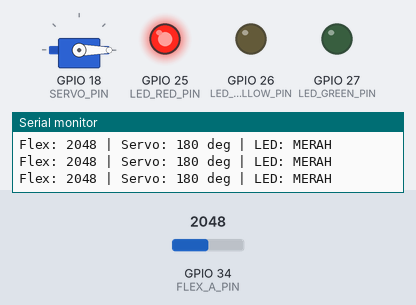
A program run on a simulated ESP32. Parts: servo, output pins drawn as LEDs (lit = HIGH), the last lines printed to the serial monitor. The inputs (shaded band) are chosen by the test bench; at power-on: GPIO 34 (FLEX_A_PIN) = 2048 (analog values on the 0–4095 scale).

Above: at 1.2 s.
1.3 s: GPIO 34 (FLEX_A_PIN) set to 2834
At 1.9 s:
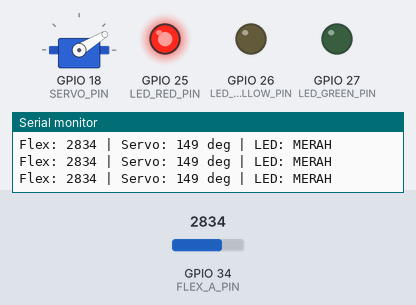
2.8 s: GPIO 34 (FLEX_A_PIN) set to 2911
At 3.2 s:
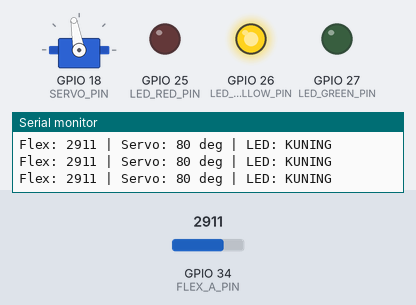
4.3 s: GPIO 34 (FLEX_A_PIN) set to 2989
At 5.5 s:
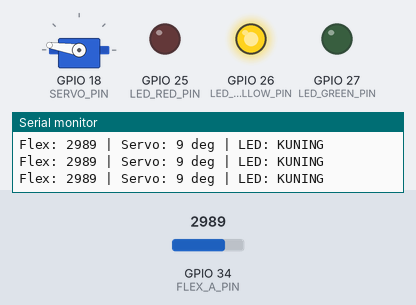
5.8 s: GPIO 34 (FLEX_A_PIN) set to 3603
At 6.9 s:
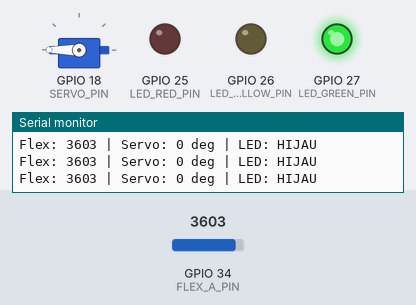
7.3 s: GPIO 34 (FLEX_A_PIN) set to 2960
At 8.0 s:
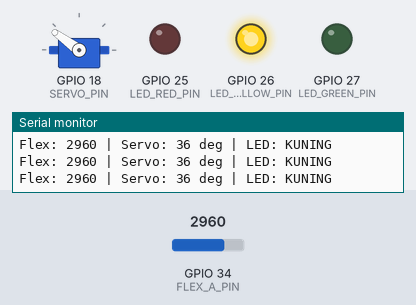
8.8 s: GPIO 34 (FLEX_A_PIN) set to 2047
At 9.7 s:
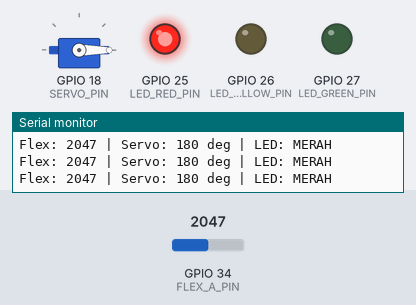
Timing chart, 0 to 11.3 s (numbered marks = the images above; inputs shaded):
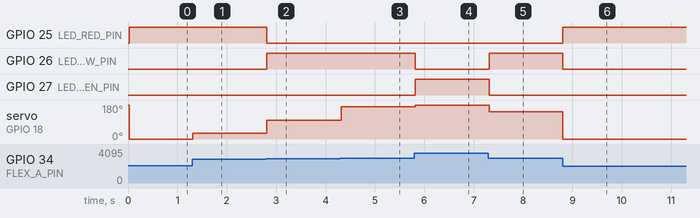

Measured:
- the behaviour switches between 2879 and 2880 on GPIO 34 (FLEX_A_PIN) (found by bisection; images 1 and 2)
- the behaviour switches between 2988 and 2989 on GPIO 34 (FLEX_A_PIN) (found by bisection; images 2 and 3)
- after the input at 1.3 s, servo on GPIO 18 (SERVO_PIN): 0° → 31° at once
- after the input at 2.8 s, GPIO 25 (LED_RED_PIN): HIGH → LOW at once; GPIO 26 (LED_YELLOW_PIN): LOW → HIGH at once; servo on GPIO 18 (SERVO_PIN): 31° → 100° at once
- after the input at 4.3 s, servo on GPIO 18 (SERVO_PIN): 100° → 171° at once
- after the input at 5.8 s, GPIO 26 (LED_YELLOW_PIN): HIGH → LOW at once; GPIO 27 (LED_GREEN_PIN): LOW → HIGH at once; servo on GPIO 18 (SERVO_PIN): 171° → 180° at once
- after the input at 7.3 s, GPIO 26 (LED_YELLOW_PIN): LOW → HIGH at once; GPIO 27 (LED_GREEN_PIN): HIGH → LOW at once; servo on GPIO 18 (SERVO_PIN): 180° → 144° at once
- after the input at 8.8 s, GPIO 25 (LED_RED_PIN): LOW → HIGH at once; GPIO 26 (LED_YELLOW_PIN): HIGH → LOW at once; servo on GPIO 18 (SERVO_PIN): 144° → 0° at once

The program:

main.cpp
```cpp
#include <Arduino.h>
/**
 * ============================================================
 *  Program Labsheet 2: Flex + Servo + Lampu
 * ============================================================
 *  Deskripsi: Integrasi pergerakan Servo Motor dan indikator
 *             3 buah lampu LED berdasarkan lekukan Sensor Flex A
 *             secara non-blocking.
 */

#include <ESP32Servo.h>

#define FLEX_A_PIN      34  // Pin ADC untuk Sensor Flex A
#define SERVO_PIN        18  // Pin PWM untuk Servo Motor
#define LED_RED_PIN      25  // LED Merah
#define LED_YELLOW_PIN   26  // LED Kuning
#define LED_GREEN_PIN    27  // LED Hijau

// Kalibrasi ADC pembagi tegangan 22K (5V supply)
// Nilai lurus (tidak bengkok) → ADC tinggi
// Nilai bengkok maksimal     → ADC rendah
#define FLEX_A_MIN  3000  // ADC saat lurus
#define FLEX_A_MAX  2800  // ADC saat bengkok maksimal

// Threshold LED
#define THRESHOLD_GREEN   3000
#define THRESHOLD_YELLOW  2880

Servo myServo;
int lastAngle = -1;
unsigned long lastUpdate = 0;
const unsigned long interval = 20; // Check interval 20ms

// Fungsi untuk membaca rata-rata analog (Oversampling 20 sampel untuk stabilitas)
int readAverage(int pin) {
    long sum = 0;
    for (int i = 0; i < 20; i++) {
        sum += analogRead(pin);
        delayMicroseconds(50);
    }
    return sum / 20;
}

void setLed(bool r, bool y, bool g) {
    digitalWrite(LED_RED_PIN,    r ? HIGH : LOW);
    digitalWrite(LED_YELLOW_PIN, y ? HIGH : LOW);
    digitalWrite(LED_GREEN_PIN,  g ? HIGH : LOW);
}

void setup() {
    Serial.begin(115200);
    // Konfigurasi ADC
    analogReadResolution(12);
    analogSetPinAttenuation(FLEX_A_PIN, ADC_11db);

    // Konfigurasi pin LED sebagai OUTPUT
    pinMode(LED_RED_PIN,    OUTPUT);
    pinMode(LED_YELLOW_PIN, OUTPUT);
    pinMode(LED_GREEN_PIN,  OUTPUT);
    setLed(false, false, false);

    // Konfigurasi Servo
    myServo.attach(SERVO_PIN);
    myServo.write(180);
}

void loop() {
    unsigned long currentMillis = millis();
    if (currentMillis - lastUpdate >= interval) {
        lastUpdate = currentMillis;

        int rawADC = readAverage(FLEX_A_PIN);

        // ── 1. Gerakkan Servo Motor ──────────────────────────────────────────────
        // Rangkaian Pembagi Tegangan: Vin=5V, R2=22kOhm, R1=Flex Sensor
        int lowLimit  = min(FLEX_A_MIN, FLEX_A_MAX);
        int highLimit = max(FLEX_A_MIN, FLEX_A_MAX);
        int constrainedADC = constrain(rawADC, lowLimit, highLimit);
        int angle = map(constrainedADC, FLEX_A_MIN, FLEX_A_MAX, 0, 180);

        // Output Serial Debug
        Serial.printf("Flex: %d | Servo: %d deg | LED: %s\n", rawADC, angle,
            (rawADC >= THRESHOLD_GREEN) ? "HIJAU" : ((rawADC >= THRESHOLD_YELLOW) ? "KUNING" : "MERAH"));

        if (angle != lastAngle) {
            myServo.write(180 - angle); // Inversi hardware servo fisik
            lastAngle = angle;
        }

        // ── 2. Nyalakan Lampu LED Sesuai Kondisi ──────────────────────────────────
        if (rawADC >= THRESHOLD_GREEN) {
            setLed(false, false, true);   // Hijau (Lurus)
        }
        else if (rawADC >= THRESHOLD_YELLOW) {
            setLed(false, true, false);   // Kuning (Bengkok ~90°)
        }
        else {
            setLed(true, false, false);   // Merah (Bengkok maksimal)
        }
    }
}
```
